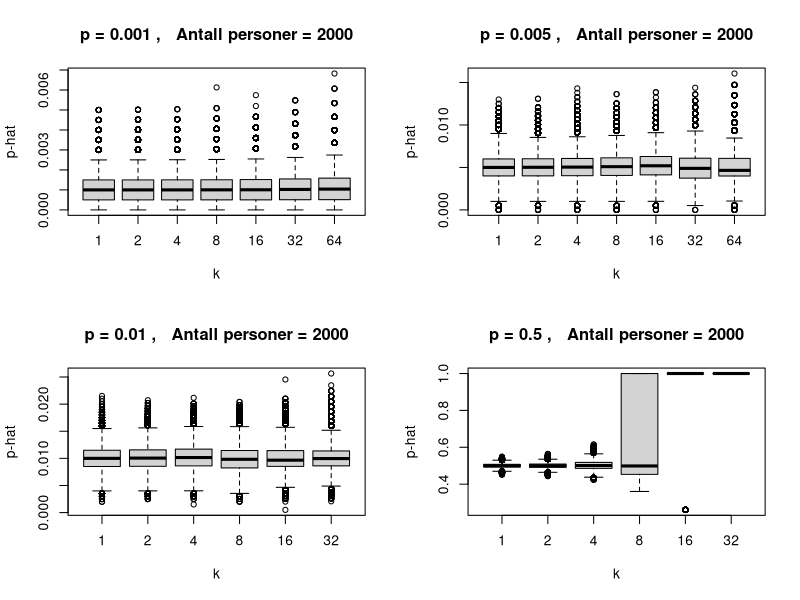
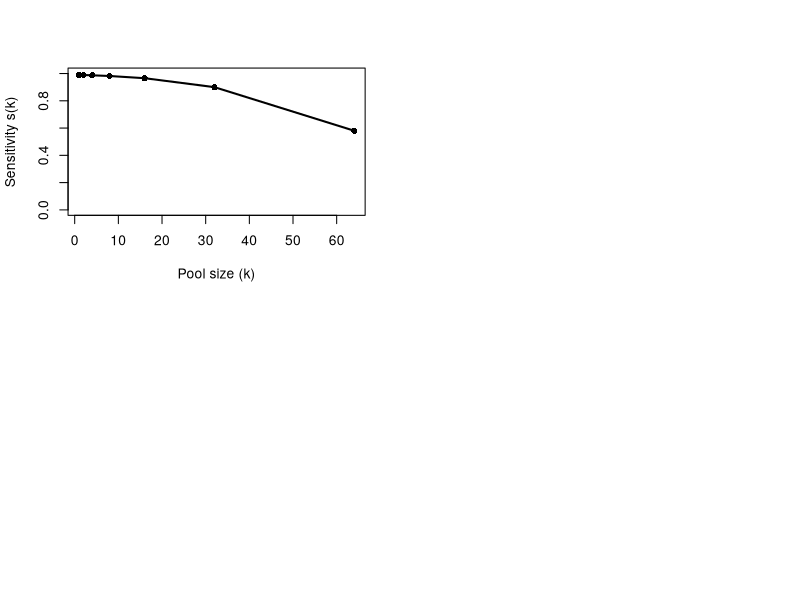
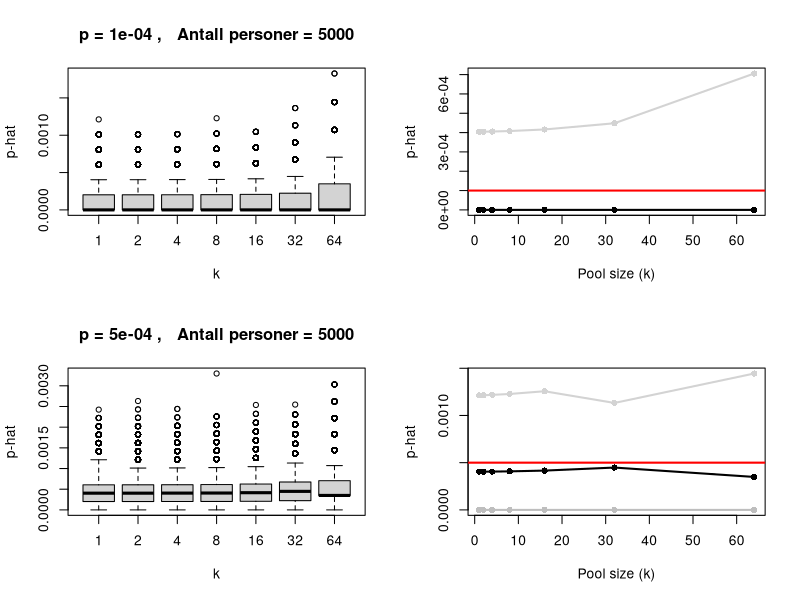
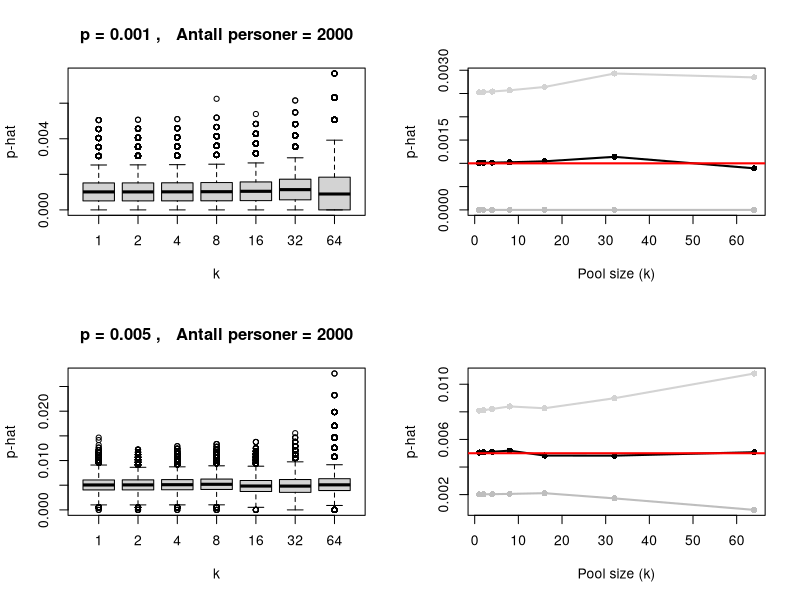
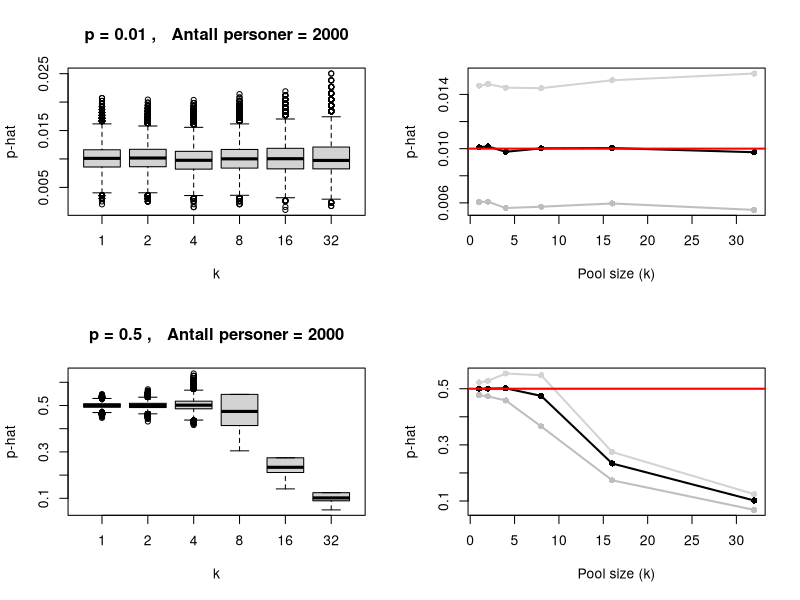

These charts were generated, in order, by the following R code:
## ---- chunk 1
knitr::opts_chunk$set(echo = TRUE)
## ---- chunk 2
# Simulate the distribution of p-hat for given p, k, N
simp <- function(p,k,N,nsim=10^5){
  Npos <- rbinom(nsim,N,1-(1-p)^k)
  phat <- 1-(1-Npos/N)^(1/k)
  phat
}

# Simulate the distribution of p-hat for a sequence of k-values
# Keep number of persons (npers) fixed, thus number of pools  (N) changes
# as a function of k. 
simkseq <- function(p,k,npers,nsim=10^5){
  phatmat <- matrix(nrow=nsim,ncol=length(k))
  for(i in 1:length(k))
    phatmat[,i] <- simp(p,k[i],round(npers/k[i]),nsim)
  boxplot(phatmat, use.cols=T, xaxt="n", ylab="p-hat", xlab="k",
          main=paste("p =",p,", ", " Antall personer =",npers))
  axis(side=1, at=1:length(k), labels = k)
  res <- rbind(k,round(npers/k), round(colMeans(phatmat)-p,digits=5))
  row.names(res) <- c("k", "N","bias")
  res
}

par(mfrow=c(2,2))
simkseq(p=0.001,k=c(1,2,4,8,16,32,64),npers=2000)
simkseq(p=0.005,k=c(1,2,4,8,16,32,64),npers=2000)
simkseq(p=0.01,k=c(1,2,4,8,16,32),npers=2000)
simkseq(p=0.5,k=c(1,2,4,8,16,32),npers=2000)
## ---- chunk 3
# Simulate the distribution of p-hat for given p, k, s, N
simps <- function(p,k,s,N,nsim=10^5){
  Npos <- rbinom(nsim,N,s*(1-(1-p)^k))
  phat <- 1-(1-Npos/(s*N))^(1/k)
  phat
}

sens1 <- function(k){
  sens <- 0.98^(1+log(k))
  return(sens)
}

sens2 <- function(k){
  # sens 0.99 at k=1, 0.90 at k=32
  b1 <- (qnorm(0.9) - qnorm(0.99))/(32 - 1)
  b0 <- qnorm(0.99) - b1
  sens <- pnorm(b0 + b1*k)
  return(sens)
}

sens <- sens2

simksseq <- function(p,k,s,npers,nsim=10^5){
  phatmat <- matrix(nrow=nsim,ncol=length(k))
  for(i in 1:length(k))
    phatmat[,i] <- simps(p,k[i],s[i],round(npers/k[i]),nsim)
  boxplot(phatmat, use.cols=T, xaxt="n", ylab="p-hat", xlab="k",
          main=paste("p =",p,", ", " Antall personer =",npers))
  axis(side=1, at=1:length(k), labels = k)
  #
  .lower <- apply(phatmat, 2, quantile, probs = 0.025, na.rm = T) # noen missing her!
  .med <- apply(phatmat, 2, quantile, probs = 0.5, na.rm = T) # noen missing her!
  .upper <- apply(phatmat, 2, quantile, probs = 0.975, na.rm = T) # noen missing her!
  res <- rbind(k,s,round(colMeans(phatmat)-p,digits=5), .upper, .med, .lower) # kanskje median?
  row.names(res) <- c("k", "assumed sensitivity", "bias", "upper", "median", "lower")
  # res <- signif(res,2)
  temp <- t(res)
  matplot(temp[,"k"], temp[,c("lower", "median", "upper")], type = "o", lty = 1, lwd = 2, pch = 16, col = c("grey", "black", "lightgrey"), xlab = "Pool size (k)", ylab = "p-hat")
  abline(a = p, b = 0, lwd = 2, col = "red")
  res
}
k=c(1,2,4,8,16,32,64)
plot(k, sens(k), type = "o", pch = 16, lwd = 2, ylim = c(0,1), 
     xlab = "Pool size (k)", ylab = "Sensitivity s(k)")
par(mfrow=c(2,2))
k=c(1,2,4,8,16,32,64)
simksseq(p=0.0001,k=k,s=sens(k),npers=5000)
simksseq(p=0.0005,k=k,s=sens(k),npers=5000)
k=c(1,2,4,8,16,32,64)
simksseq(p=0.001,k=k,s=sens(k),npers=2000)
simksseq(p=0.005,k=k,s=sens(k),npers=2000)
k=c(1,2,4,8,16,32)
simksseq(p=0.01,k=k,s=sens(k),npers=2000)
simksseq(p=0.5,k=k,s=sens(k),npers=2000)
